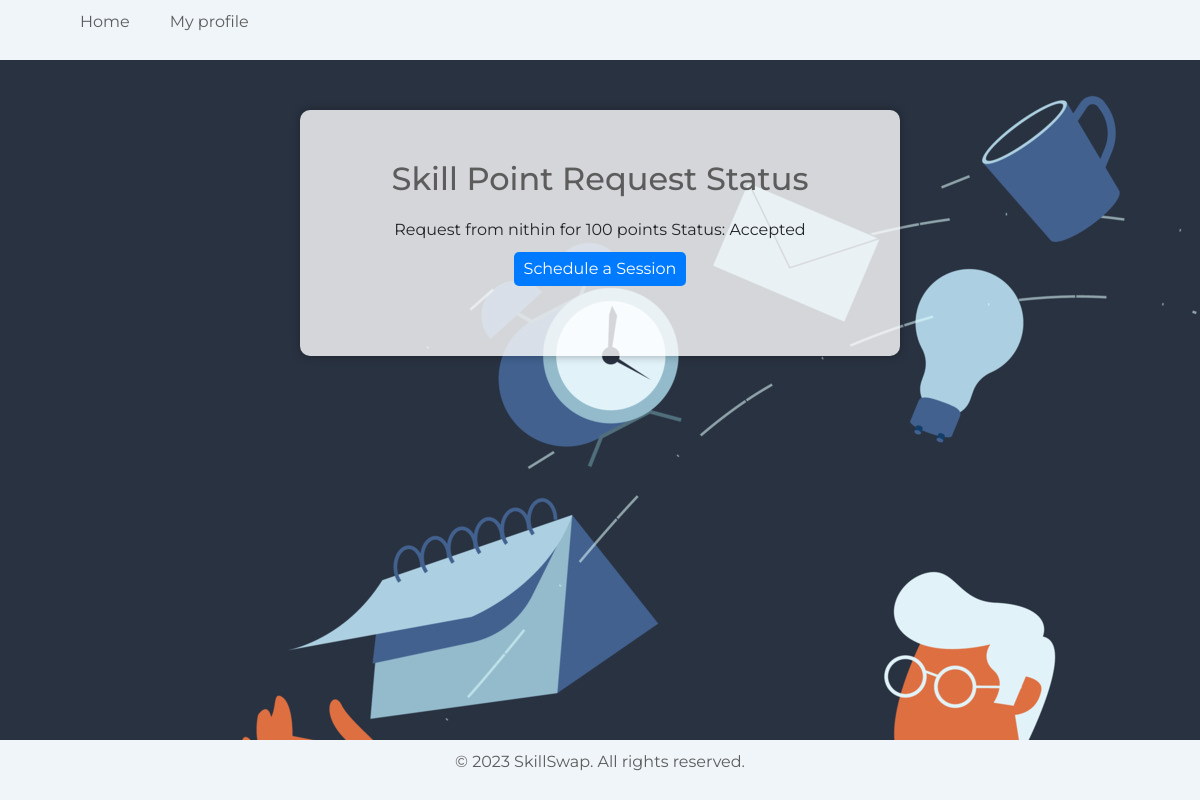
The page /skillpoint_request_status/ (signed in) on the database its author committed.
### Skill/models.py (models this page shows, shortened)
class SkillPointRequest(models.Model):
    sender = models.ForeignKey(
        CustomUser, on_delete=models.CASCADE, related_name='sent_skill_point_requests')
    receiver = models.ForeignKey(
        CustomUser, on_delete=models.CASCADE, related_name='received_skill_point_requests')
    points_requested = models.IntegerField()
    skill_request = models.ForeignKey(
        SkillRequest, on_delete=models.CASCADE, related_name='skill_point_requests')
    status_choices = [('pending', 'Pending'), ('accepted',
                                               'Accepted'), ('rejected', 'Rejected')]
    status = models.CharField(
        max_length=10, choices=status_choices, default='pending')

class CustomUser(AbstractUser):
    email = models.EmailField(unique=True)
    profile_picture = models.ImageField(
        upload_to='profile_pictures/', null=True, blank=True)
    about_me = models.TextField(null=True, blank=True)

### Skill/views.py (the view)
# urls.py: path('skillpoint_request_status/', views.skillpoint_request_status, name='skillpoint_request_status'),
@never_cache
def skillpoint_request_status(request):
    sent_requests = SkillPointRequest.objects.filter(sender=request.user)
    return render(request, 'skillpoint_request_status.html', {'sent_requests': sent_requests})

### Skill/templates/skillpoint_request_status.html (shortened to what this page needs)
{% load static %}
<!DOCTYPE html>
<html lang="en">
<head>
    <link rel="stylesheet" href="https://cdn.jsdelivr.net/npm/bootstrap@4.3.1/dist/css/bootstrap.min.css">
</head>
<body>
    <header>
        <nav>
            <ul>
                <li><a href="{% url 'home' %}">Home</a></li>
                <li><a href="{% url 'profile' %}">My profile</a></li>
            </ul>
        </nav>
    </header>
    <div class="container">
        <h2>Skill Point Request Status</h2>
        <ul>
            {% for request in sent_requests %}
                <li>
                    Request from {{ request.sender.username }} for {{ request.points_requested }} points
                    Status: {{ request.get_status_display }}
                    {% if request.status == 'accepted' %}
                        <form method="post" action="{% url 'schedule_session_skillpoint' request_id=request.id %}">
                            <button type="submit" class="btn btn-primary">Schedule a Session</button>
                        </form>
                    {% endif %}
                </li>
            {% empty %}
                <p>No pending skill point requests.</p>
            {% endfor %}
        </ul>
    </div>
    <footer>
        <p>&copy; 2023 SkillSwap. All rights reserved.</p>
    </footer>
</body>
</html>

### rows shown on the page
SkillPointRequest: sender.username "nithin", points_requested "100", status "Accepted", shows "Schedule a Session"
